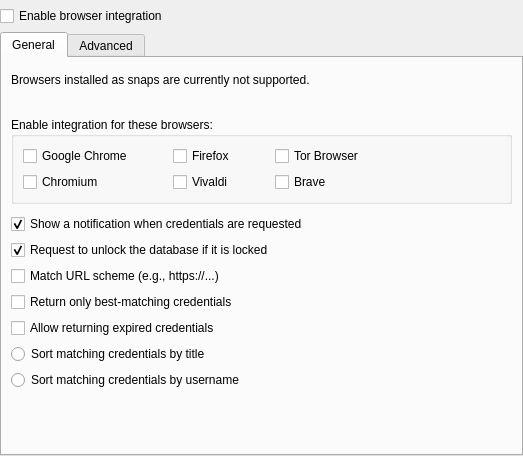
<?xml version="1.0" encoding="UTF-8"?>
<ui version="4.0">
 <class>BrowserOptionDialog</class>
 <widget class="QWidget" name="BrowserOptionDialog">
  <property name="geometry">
   <rect>
    <x>0</x>
    <y>0</y>
    <width>523</width>
    <height>456</height>
   </rect>
  </property>
  <property name="windowTitle">
   <string>Dialog</string>
  </property>
  <layout class="QVBoxLayout" name="verticalLayout">
   <property name="leftMargin">
    <number>0</number>
   </property>
   <property name="topMargin">
    <number>0</number>
   </property>
   <property name="rightMargin">
    <number>0</number>
   </property>
   <property name="bottomMargin">
    <number>0</number>
   </property>
   <item>
    <widget class="MessageWidget" name="browserGlobalWarningWidget" native="true"/>
   </item>
   <item>
    <widget class="QCheckBox" name="enableBrowserSupport">
     <property name="toolTip">
      <string>This is required for accessing your databases with KeePassXC-Browser</string>
     </property>
     <property name="text">
      <string>Enable browser integration</string>
     </property>
    </widget>
   </item>
   <item>
    <widget class="QTabWidget" name="tabWidget">
     <property name="currentIndex">
      <number>0</number>
     </property>
     <widget class="QWidget" name="tab">
      <attribute name="title">
       <string>General</string>
      </attribute>
      <layout class="QVBoxLayout" name="verticalLayout_2">
       <item>
        <widget class="MessageWidget" name="scriptWarningWidget" native="true">
         <property name="sizePolicy">
          <sizepolicy hsizetype="Preferred" vsizetype="Preferred">
           <horstretch>0</horstretch>
           <verstretch>0</verstretch>
          </sizepolicy>
         </property>
        </widget>
       </item>
       <item>
        <widget class="QLabel" name="label">
         <property name="text">
          <string>Browsers installed as snaps are currently not supported.</string>
         </property>
        </widget>
       </item>
       <item>
        <widget class="QLabel" name="extensionLabel"/>
       </item>
       <item>
        <spacer name="verticalSpacer_1">
         <property name="orientation">
          <enum>Qt::Vertical</enum>
         </property>
         <property name="sizeType">
          <enum>QSizePolicy::Fixed</enum>
         </property>
         <property name="sizeHint" stdset="0">
          <size>
           <width>20</width>
           <height>4</height>
          </size>
         </property>
        </spacer>
       </item>
       <item>
        <widget class="QGroupBox" name="browsersGroupBox">
         <property name="title">
          <string>Enable integration for these browsers:</string>
         </property>
         <layout class="QGridLayout" name="gridLayout">
          <property name="horizontalSpacing">
           <number>40</number>
          </property>
          <item row="0" column="3">
           <spacer name="horizontalSpacer">
            <property name="orientation">
             <enum>Qt::Horizontal</enum>
            </property>
            <property name="sizeHint" stdset="0">
             <size>
              <width>179</width>
              <height>20</height>
             </size>
            </property>
           </spacer>
          </item>
          <item row="0" column="0">
           <widget class="QCheckBox" name="chromeSupport">
            <property name="text">
             <string>Google Chrome</string>
            </property>
            <property name="checked">
             <bool>false</bool>
            </property>
           </widget>
          </item>
          <item row="0" column="1">
           <widget class="QCheckBox" name="firefoxSupport">
            <property name="text">
             <string>Firefox</string>
            </property>
            <property name="checked">
             <bool>false</bool>
            </property>
           </widget>
          </item>
          <item row="1" column="0">
           <widget class="QCheckBox" name="chromiumSupport">
            <property name="text">
             <string>Chromium</string>
            </property>
            <property name="checked">
             <bool>false</bool>
            </property>
           </widget>
          </item>
          <item row="1" column="1">
           <widget class="QCheckBox" name="vivaldiSupport">
            <property name="text">
             <string>Vivaldi</string>
            </property>
            <property name="checked">
             <bool>false</bool>
            </property>
           </widget>
          </item>
          <item row="0" column="2">
           <widget class="QCheckBox" name="torBrowserSupport">
            <property name="text">
             <string>Tor Browser</string>
            </property>
            <property name="checked">
             <bool>false</bool>
            </property>
           </widget>
          </item>
          <item row="1" column="2">
           <widget class="QCheckBox" name="braveSupport">
            <property name="text">
             <string>Brave</string>
            </property>
            <property name="checked">
             <bool>false</bool>
            </property>
           </widget>
          </item>
         </layout>
        </widget>
       </item>
       <item>
        <spacer name="verticalSpacer">
         <property name="orientation">
          <enum>Qt::Vertical</enum>
         </property>
         <property name="sizeType">
          <enum>QSizePolicy::Fixed</enum>
         </property>
         <property name="sizeHint" stdset="0">
          <size>
           <width>20</width>
           <height>4</height>
          </size>
         </property>
        </spacer>
       </item>
       <item>
        <widget class="QCheckBox" name="showNotification">
         <property name="text">
          <string extracomment="Credentials mean login data requested via browser extension">Show a notification when credentials are requested</string>
         </property>
         <property name="checked">
          <bool>true</bool>
         </property>
        </widget>
       </item>
       <item>
        <widget class="QCheckBox" name="unlockDatabase">
         <property name="text">
          <string>Request to unlock the database if it is locked</string>
         </property>
         <property name="checked">
          <bool>true</bool>
         </property>
        </widget>
       </item>
       <item>
        <widget class="QCheckBox" name="matchUrlScheme">
         <property name="toolTip">
          <string>Only entries with the same scheme (http://, https://, ...) are returned.</string>
         </property>
         <property name="text">
          <string>Match URL scheme (e.g., https://...)</string>
         </property>
        </widget>
       </item>
       <item>
        <widget class="QCheckBox" name="bestMatchOnly">
         <property name="toolTip">
          <string>Only returns the best matches for a specific URL instead of all entries for the whole domain.</string>
         </property>
         <property name="text">
          <string>Return only best-matching credentials</string>
         </property>
        </widget>
       </item>
       <item>
        <widget class="QCheckBox" name="allowExpiredCredentials">
         <property name="toolTip">
          <string>Returns expired credentials. String [expired] is added to the title.</string>
         </property>
         <property name="text">
          <string>Allow returning expired credentials</string>
         </property>
        </widget>
       </item>
       <item>
        <widget class="QRadioButton" name="sortByTitle">
         <property name="text">
          <string extracomment="Credentials mean login data requested via browser extension">Sort matching credentials by title</string>
         </property>
        </widget>
       </item>
       <item>
        <widget class="QRadioButton" name="sortByUsername">
         <property name="text">
          <string extracomment="Credentials mean login data requested via browser extension">Sort matching credentials by username</string>
         </property>
        </widget>
       </item>
       <item>
        <spacer name="verticalSpacer_2">
         <property name="orientation">
          <enum>Qt::Vertical</enum>
         </property>
         <property name="sizeHint" stdset="0">
          <size>
           <width>20</width>
           <height>40</height>
          </size>
         </property>
        </spacer>
       </item>
      </layout>
     </widget>
     <widget class="QWidget" name="tab_2">
      <attribute name="title">
       <string>Advanced</string>
      </attribute>
      <layout class="QVBoxLayout" name="verticalLayout_6">
       <item>
        <widget class="MessageWidget" name="warningWidget" native="true">
         <property name="sizePolicy">
          <sizepolicy hsizetype="Preferred" vsizetype="Preferred">
           <horstretch>0</horstretch>
           <verstretch>0</verstretch>
          </sizepolicy>
         </property>
        </widget>
       </item>
       <item>
        <widget class="QCheckBox" name="alwaysAllowAccess">
         <property name="text">
          <string extracomment="Credentials mean login data requested via browser extension">Never ask before accessing credentials</string>
         </property>
        </widget>
       </item>
       <item>
        <widget class="QCheckBox" name="alwaysAllowUpdate">
         <property name="text">
          <string extracomment="Credentials mean login data requested via browser extension">Never ask before updating credentials</string>
         </property>
        </widget>
       </item>
       <item>
        <widget class="QCheckBox" name="httpAuthPermission">
         <property name="text">
          <string extracomment="An extra HTTP Basic Auth setting">Do not ask permission for HTTP Basic Auth</string>
         </property>
        </widget>
       </item>
       <item>
        <widget class="QCheckBox" name="searchInAllDatabases">
         <property name="toolTip">
          <string>All databases connected to the extension will return matching credentials.</string>
         </property>
         <property name="text">
          <string extracomment="Credentials mean login data requested via browser extension">Search in all opened databases for matching credentials</string>
         </property>
        </widget>
       </item>
       <item>
        <widget class="QCheckBox" name="supportKphFields">
         <property name="toolTip">
          <string>Automatically creating or updating string fields is not supported.</string>
         </property>
         <property name="text">
          <string>Return advanced string fields which start with &quot;KPH: &quot;</string>
         </property>
        </widget>
       </item>
       <item>
        <widget class="QCheckBox" name="noMigrationPrompt">
         <property name="toolTip">
          <string>Don't display the popup suggesting migration of legacy KeePassHTTP settings.</string>
         </property>
         <property name="text">
          <string>Do not prompt for KeePassHTTP settings migration.</string>
         </property>
        </widget>
       </item>
       <item>
        <widget class="QCheckBox" name="updateBinaryPath">
         <property name="toolTip">
          <string>Updates KeePassXC or keepassxc-proxy binary path automatically to native messaging scripts on startup.</string>
         </property>
         <property name="text">
          <string>Update native messaging manifest files at startup</string>
         </property>
        </widget>
       </item>
       <item>
        <widget class="QCheckBox" name="supportBrowserProxy">
         <property name="toolTip">
          <string>Support a proxy application between KeePassXC and browser extension.</string>
         </property>
         <property name="text">
          <string>Use a proxy application between KeePassXC and browser extension</string>
         </property>
        </widget>
       </item>
       <item>
        <widget class="QCheckBox" name="useCustomProxy">
         <property name="toolTip">
          <string>Use a custom proxy location if you installed a proxy manually.</string>
         </property>
         <property name="text">
          <string comment="Meant is the proxy for KeePassXC-Browser">Use a custom proxy location</string>
         </property>
        </widget>
       </item>
       <item>
        <layout class="QHBoxLayout" name="horizontalLayout">
         <item>
          <widget class="QLineEdit" name="customProxyLocation">
           <property name="accessibleName">
            <string>Custom proxy location field</string>
           </property>
           <property name="maxLength">
            <number>999</number>
           </property>
           <property name="alignment">
            <set>Qt::AlignLeading|Qt::AlignLeft|Qt::AlignVCenter</set>
           </property>
          </widget>
         </item>
         <item>
          <widget class="QPushButton" name="customProxyLocationBrowseButton">
           <property name="accessibleName">
            <string>Browser for custom proxy file</string>
           </property>
           <property name="text">
            <string extracomment="Button for opening file dialog">Browse...</string>
           </property>
          </widget>
         </item>
        </layout>
       </item>
       <item>
        <spacer name="verticalSpacer_5">
         <property name="orientation">
          <enum>Qt::Vertical</enum>
         </property>
         <property name="sizeHint" stdset="0">
          <size>
           <width>20</width>
           <height>40</height>
          </size>
         </property>
        </spacer>
       </item>
      </layout>
     </widget>
    </widget>
   </item>
  </layout>
 </widget>
 <customwidgets>
  <customwidget>
   <class>MessageWidget</class>
   <extends>QWidget</extends>
   <header>gui/MessageWidget.h</header>
   <container>1</container>
  </customwidget>
 </customwidgets>
 <resources/>
 <connections/>
</ui>
